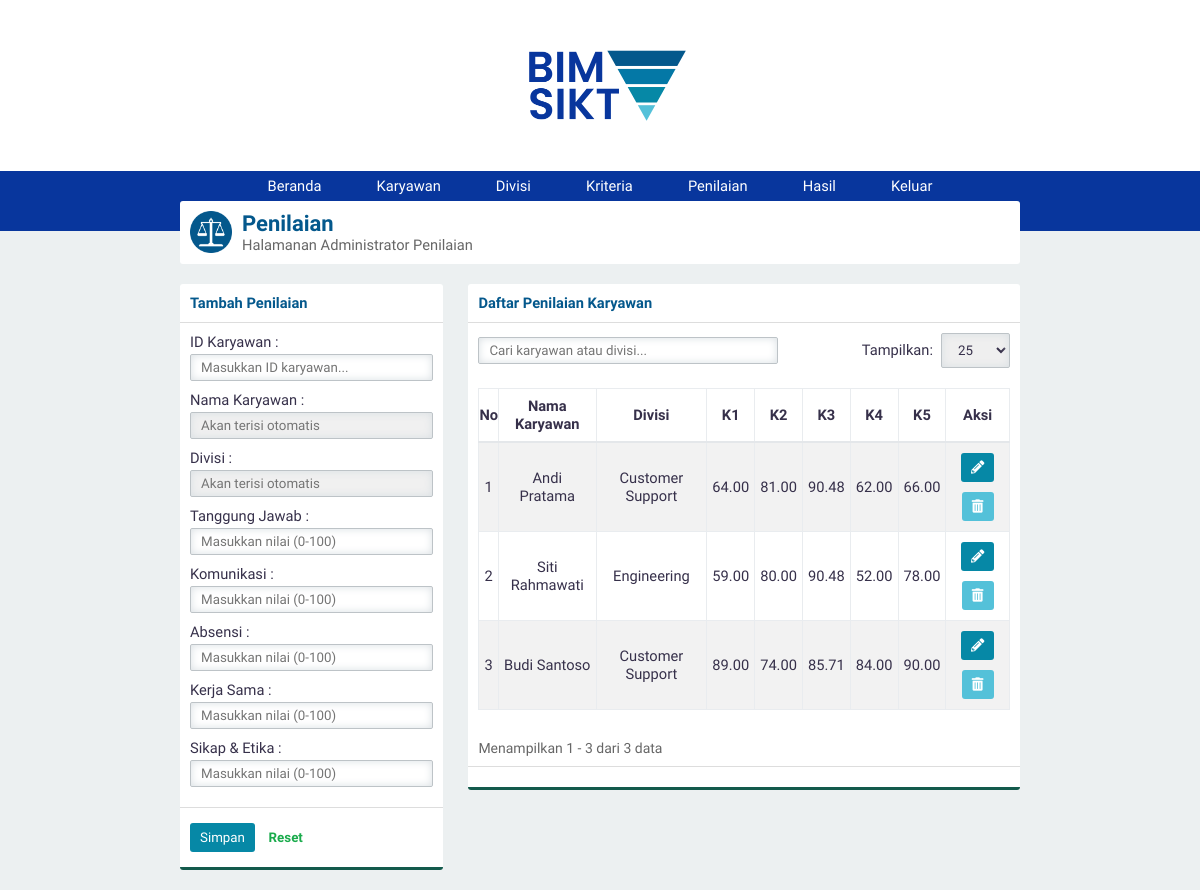
Screenshot of /?page=penilaian (signed in) with the database file from the repository.
### tables this page shows
CREATE TABLE `kriteria` (
  `id_kriteria` int UNSIGNED NOT NULL,
  `nama_kriteria` varchar(255) NOT NULL,
  `sifat_kriteria_id` int UNSIGNED NOT NULL,
  `bobot` decimal(8,2) NOT NULL
);

CREATE TABLE `penilaian` (
  `id_penilaian` int UNSIGNED NOT NULL,
  `karyawan_id` int UNSIGNED NOT NULL,
  `divisi_id` int UNSIGNED NOT NULL
);

CREATE TABLE `karyawan` (
  `id_karyawan` int UNSIGNED NOT NULL,
  `nama_karyawan` varchar(255) NOT NULL,
  `divisi_id` int UNSIGNED NOT NULL
);

CREATE TABLE `divisi` (
  `id_divisi` int UNSIGNED NOT NULL,
  `nama_divisi` varchar(255) NOT NULL
);

### page/tambahnilai.php (the view, shortened to what this page needs)
<div class="panel-top">
    <b class="text-green">Tambah Penilaian</b>
</div>
<form id="form" method="POST" action="./proses/prosestambah.php">
    <div class="panel-middle">
        <div class="group-input">
            <label for="id_karyawan_input">ID Karyawan :</label>
            <input type="number" class="form-custom" required autocomplete="off" placeholder="Masukkan ID karyawan..."
                id="id_karyawan_input" name="id_karyawan_input" min="1">
        </div>
        <div class="group-input">
            <label for="nama_karyawan_display">Nama Karyawan :</label>
            <input type="text" class="form-custom" id="nama_karyawan_display" name="nama_karyawan_display" readonly
                style="background-color: #f0f0f0; cursor: not-allowed;" placeholder="Akan terisi otomatis">
        </div>
        <div class="group-input">
            <label for="divisi_display">Divisi :</label>
            <input type="text" class="form-custom" id="divisi_display" name="divisi_display" readonly
                style="background-color: #f0f0f0; cursor: not-allowed;" placeholder="Akan terisi otomatis">
        </div>
        <?php
        $qkriteria = "SELECT * FROM kriteria ORDER BY id_kriteria";
        $reskriteria = $konek->query($qkriteria);
        while ($k = $reskriteria->fetch_assoc()) {
            ?>
            <div class="group-input">
                <label for="kriteria_<?= $k['id_kriteria'] ?>"><?= $k['nama_kriteria'] ?> :</label>
                <input type="number" class="form-custom" id="kriteria_<?= $k['id_kriteria'] ?>"
                    name="kriteria[<?= $k['id_kriteria'] ?>]" step="0.01" min="0" max="100"
                    placeholder="Masukkan nilai (0-100)" required>
            </div>
        <?php } ?>
    </div>
    <div class="panel-bottom">
        <button type="submit" id="buttonsimpan" class="btn btn-green">Simpan</button>
        <button type="reset" id="buttonreset" class="btn btn-second">Reset</button>
    </div>
</form>

### index.php (shortened to what this page needs)
<?php
if (empty($_SESSION['user']) AND empty($_SESSION['pass'])){
    include 'login.php';
}else{
    include 'admin.php';
}

### admin.php (shortened to what this page needs)
<!DOCTYPE html>
<html>
<head>
	<link rel="stylesheet" type="text/css" href="asset/css/style.css">
    <link rel="stylesheet" type="text/css" href="asset/plugin/font-icon/css/fontawesome-all.min.css">
</head>
<body>
<header>
    <img src="asset\image\logopng.png" width="250" height="auto" style="display:block; margin:auto;">
</header>
<nav>
    <?php include "nav.php"; ?>
</nav>
<main>
    <div id="main-body">
        <?php include "page.php"; ?>
    </div>
</main>
</body>
</html>

### nav.php (shortened to what this page needs)
<ul class="nav">
    <li><a href="./?page=beranda">Beranda</a></li>
    <li><a href="./?page=karyawan">Karyawan</a></li>
    <li><a href="./?page=divisi">Divisi</a></li>
    <li><a href="./?page=kriteria">Kriteria</a></li>
    <li><a href="./?page=penilaian">Penilaian</a></li>
    <li><a href="./?page=hasil">Hasil</a></li>
    <li><a href="./logout.php" id="out">Keluar</a></li>
</ul>

### page.php (shortened to what this page needs)
<?php
$page = htmlspecialchars($_GET['page'] ?? '');
switch ($page) {
    case 'penilaian':
        include 'page/nilai.php';
        break;
}

### page/nilai.php (shortened to what this page needs)
<div class="panel">
    <div class="panel-middle" id="judul">
        <img src="asset/image/bobot.png" class="icon">
        <div id="judul-text">
            <h2 class="text-green">Penilaian</h2>
            Halamanan Administrator Penilaian
        </div>
    </div>
</div>
<div class="row">
    <div class="col-4">
        <div class="panel">
            <?php
            if (@htmlspecialchars($_GET['aksi']) == 'ubah') {
                include 'ubahnilai.php';
            } else {
                include 'tambahnilai.php';
            }
            ?>
        </div>
    </div>
    <div class="col-8">
        <div class="panel">
            <div class="panel-top">
                <b class="text-green">Daftar Penilaian Karyawan</b>
            </div>
            <div class="panel-middle">
                <div
                    style="display: flex; justify-content: space-between; align-items: center; margin-bottom: 15px; gap: 10px;">
                    <div style="flex: 1;">
                        <input type="text" id="searchInput" class="form-custom"
                            placeholder="Cari karyawan atau divisi..."
                            style="margin: 0; width: 100%; max-width: 300px;">
                    </div>
                    <div style="display: flex; align-items: center; gap: 8px;">
                        <label for="itemsPerPage" style="margin: 0; white-space: nowrap;">Tampilkan:</label>
                        <select id="itemsPerPage" class="form-custom"
                            style="margin: 0; width: auto; padding: 8px 12px;">
                            <option value="25" selected>25</option>
                        </select>
                    </div>
                </div>
                <div class="table-responsive">
                    <table>
                        <thead>
                            <tr>
                                <th>No</th>
                                <th>Nama Karyawan</th>
                                <th>Divisi</th>
                                <th>K1</th>
                                <th>K2</th>
                                <th>K3</th>
                                <th>K4</th>
                                <th>K5</th>
                                <th>Aksi</th>
                            </tr>
                        </thead>
                        <tbody>
                            <?php
                            $items_per_page = isset($_GET['per_page']) && is_numeric($_GET['per_page']) ? (int) $_GET['per_page'] : 25;
                            $current_page = isset($_GET['pg']) && is_numeric($_GET['pg']) ? (int) $_GET['pg'] : 1;
                            $search = isset($_GET['search']) ? $konek->real_escape_string($_GET['search']) : '';
                            $count_query = "
                            SELECT COUNT(DISTINCT p.id_penilaian) as total
                            FROM penilaian p
                            JOIN karyawan k ON p.karyawan_id = k.id_karyawan
                            JOIN divisi d ON p.divisi_id = d.id_divisi
                        ";
                            $count_result = $konek->query($count_query);
                            $total_records = $count_result->fetch_assoc()['total'];
                            $total_pages = ceil($total_records / $items_per_page);
                            $current_page = max(1, min($current_page, $total_pages));
                            $offset = ($current_page - 1) * $items_per_page;
                            $query = "
                            SELECT
                                p.id_penilaian,
                                k.nama_karyawan,
                                d.nama_divisi,
                                MAX(CASE WHEN pk.kriteria_id = 1 THEN pk.nilai END) AS K1,
                                MAX(CASE WHEN pk.kriteria_id = 2 THEN pk.nilai END) AS K2,
                                MAX(CASE WHEN pk.kriteria_id = 3 THEN pk.nilai END) AS K3,
                                MAX(CASE WHEN pk.kriteria_id = 4 THEN pk.nilai END) AS K4,
                                MAX(CASE WHEN pk.kriteria_id = 5 THEN pk.nilai END) AS K5
                            FROM penilaian p
                            JOIN karyawan k ON p.karyawan_id = k.id_karyawan
                            JOIN divisi d ON p.divisi_id = d.id_divisi
                            LEFT JOIN penilaian_kriteria pk ON p.id_penilaian = pk.penilaian_id
                        ";
                            $query .= " GROUP BY p.id_penilaian, k.nama_karyawan, d.nama_divisi
                                    ORDER BY p.id_penilaian ASC
                                    LIMIT $items_per_page OFFSET $offset";
                            $execute = $konek->query($query);
                            if ($execute->num_rows > 0) {
                                $no = $offset + 1;
                                while ($data = $execute->fetch_array(MYSQLI_ASSOC)) {
                                    echo "
                                <tr id='data'>
                                    <td>$no</td>
                                    <td>{$data['nama_karyawan']}</td>
                                    <td>{$data['nama_divisi']}</td>
                                    <td>{$data['K1']}</td>
                                    <td>{$data['K2']}</td>
                                    <td>{$data['K3']}</td>
                                    <td>{$data['K4']}</td>
                                    <td>{$data['K5']}</td>
                                    <td>
                                        <div class='norebuttom'>
                                            <a class='btn btn-light-green' href='./?page=penilaian&aksi=ubah&id={$data['id_penilaian']}'><i class='fa fa-pencil-alt'></i></a>
                                            <a class='btn btn-yellow' data-a='{$data['nama_karyawan']}' id='hapus' href='./proses/proseshapus.php/?op=penilaian&id={$data['id_penilaian']}'><i class='fa fa-trash-alt'></i></a>
                                        </div>
                                    </td>
                                </tr>";
                                    $no++;
                                }
                            } else {
                                $message = !empty($search) ? "Tidak ada data yang sesuai dengan pencarian" : "Belum ada data penilaian";
                                echo "<tr><td class='text-center text-green' colspan='9'>$message</td></tr>";
                            }
                            ?>
                        </tbody>
                    </table>
                </div>
                <?php if ($total_records > 0): ?>
                    <div
                        style="display: flex; justify-content: space-between; align-items: center; margin-top: 15px; flex-wrap: wrap; gap: 10px;">
                        <div style="color: #666; font-size: 14px;">
                            Menampilkan <?= min($offset + 1, $total_records) ?> -
                            <?= min($offset + $items_per_page, $total_records) ?> dari <?= $total_records ?> data
                        </div>
                    </div>
                <?php endif; ?>
            </div>
            <div class="panel-bottom"></div>
        </div>
    </div>
</div>

### asset/css/style.css (style rules this page uses)
* { padding: 0; margin: 0; font-family: 'Work Sans', sans-serif; color: #36304A; font-weight: 500; letter-spacing: normal; }
a { text-decoration: none; }
h2 { font-size: 1.5em; }
b, h1, h2, h3, h4, h5 { padding: 0; font-weight: 600 !important; margin: 0.83em 0em; }
.text-green { color: #04588c !important; }
input, select { border: none; width: 100%; }
.form-custom { padding: 5px 10px; border: solid 1px #BDC3C7; -webkit-border-radius: 2px; -moz-border-radius: 2px; border-radius: 2px; box-sizing: border-box; box-shadow: inset 0 0 8px #d9dfe3; margin: 3px 0 10px 0; }
.btn { border: none; -webkit-padding: 7px 10px; -o-padding: 7px 10px; -moz-padding: 7px 10px; padding: 7px 10px; border-radius: 3px; margin: 5px 0px; display: inline-block; cursor: pointer; font-size: 10pt !important; }
.btn i { color: white !important; }
.btn-green { background-color: #0688a6; color: white !important; }
.btn-light-green { background-color: #0688a6; color: white !important; }
.btn-yellow { background-color: #54c1d9; color: white !important; }
.btn-second { background-color: transparent; color: #1aab4c; font-weight: 600; }
.row { margin-top: 10px; display: flex; }
div[class^="col-"] { margin-left: 3%; }
div[class^="col-"]:first-child { margin-left: 0%; }
.col-4 { width: 31.3333333333%; }
.col-8 { width: 65.6666666667%; }
.table-responsive { overflow-y: hidden; }
table { width: 100%; text-align: center; border-collapse: collapse; margin: 5px 0px 15px 0px; }
table tr th { padding: 8px 0px; border: solid 1px #e9ecef; border-bottom: solid 2px #e4e7ea; font-weight: bold; }
table td { border: solid 1px #e9ecef; padding: 5px; }
table tr#data:nth-child(odd) { background-color: #f2f2f2; }
.panel { background-color: white; border-radius: 3px; -webkit-box-sizing: border-box; -moz-box-sizing: border-box; -o-box-sizing: border-box; box-sizing: border-box; margin-bottom: 20px; overflow: hidden; }
.panel-top { padding: 10px; box-sizing: padding-box; border-bottom: solid 1px #dddddd; }
.panel-middle { padding: 10px; box-sizing: padding-box; }
.panel-bottom { padding: 10px; border-bottom: solid 3px #135a4c; border-top: solid 1px #dddddd; }
header { padding: 15px 0px; background-color: white; width: 100vw; text-align: center; }
nav { background-color: #08369d; width: 100vw; }
ul.nav { width: 60vw; display: flex; justify-content: space-around; list-style: none; margin: 0 auto; padding: 0; }
ul.nav li a { font-size: 11pt; display: block; text-decoration: none; color: white; padding: 6px 18px; }
main { position: relative; display: flex; justify-content: center; }
main #main-body { width: 70vw; z-index: 1; top: 0; position: absolute; }
body { background-color: #ECF0F1; display: flex; width: 100vw; height: 100vh; align-items: center; flex-direction: column; overflow-x: hidden; font-size: 11pt; }
#judul { display: flex; align-items: center; }
#judul img { margin-right: 10px; }
#judul #judul-text { color: #666666; }
#judul #judul-text h2 { margin: 0 !important; }
.icon { width: 42px; height: 42px; }

### rows the page displays
kriteria: nama_kriteria "Tanggung Jawab", id_kriteria "Masukkan nilai (0-100)"
kriteria: nama_kriteria "Komunikasi"
kriteria: nama_kriteria "Absensi"
kriteria: nama_kriteria "Kerja Sama"
kriteria: nama_kriteria "Sikap & Etika"
penilaian: karyawan.nama_karyawan "Andi Pratama", divisi.nama_divisi "Customer Support", K1 "64.00", K2 "81.00", K3 "90.48", K4 "62.00", K5 "66.00"
penilaian: karyawan.nama_karyawan "Siti Rahmawati", divisi.nama_divisi "Engineering", K1 "59.00", K2 "80.00", K3 "90.48", K4 "52.00", K5 "78.00"
penilaian: karyawan.nama_karyawan "Budi Santoso", divisi.nama_divisi "Customer Support", K1 "89.00", K2 "74.00", K3 "85.71", K4 "84.00", K5 "90.00"

### other values shown
min($offset + 1, $total_records) "1"
min($offset + $items_per_page, $total_records) "3"
$total_records "3"
